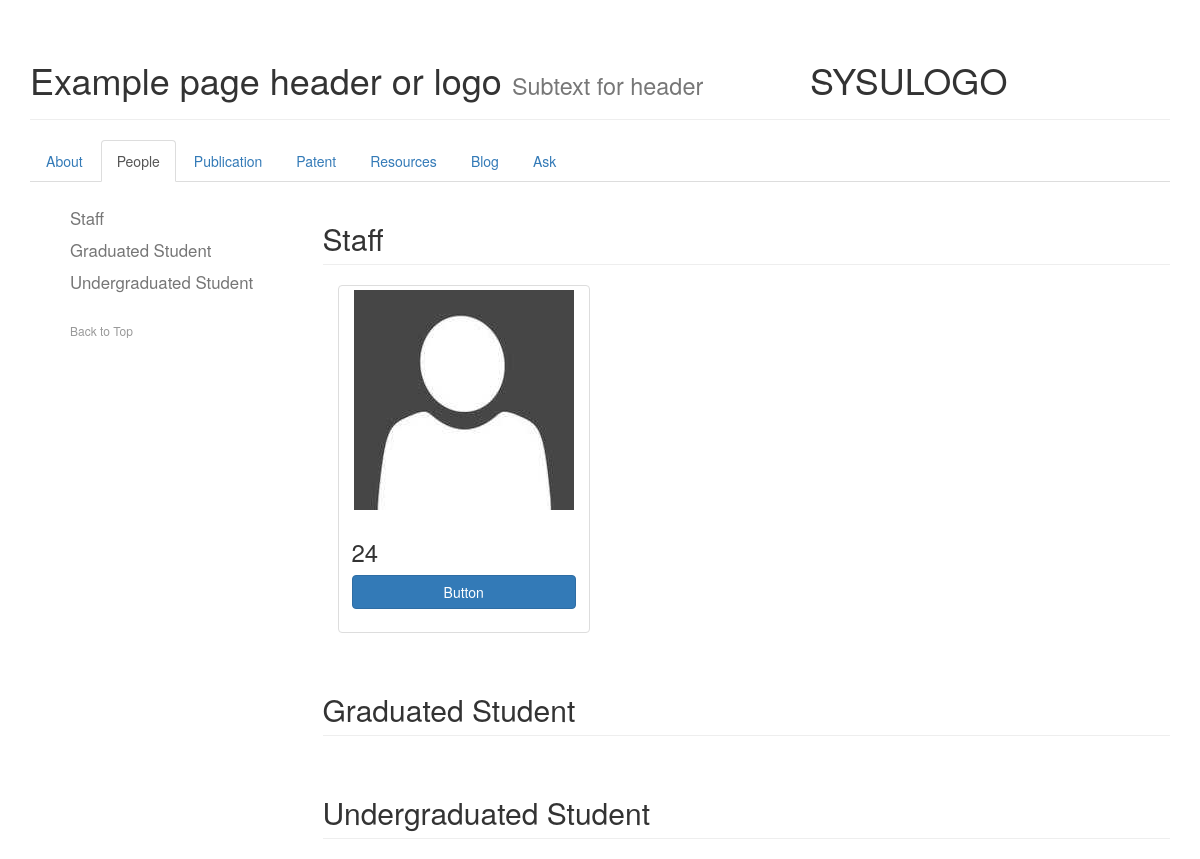
The page /people/ on the database as committed earlier.
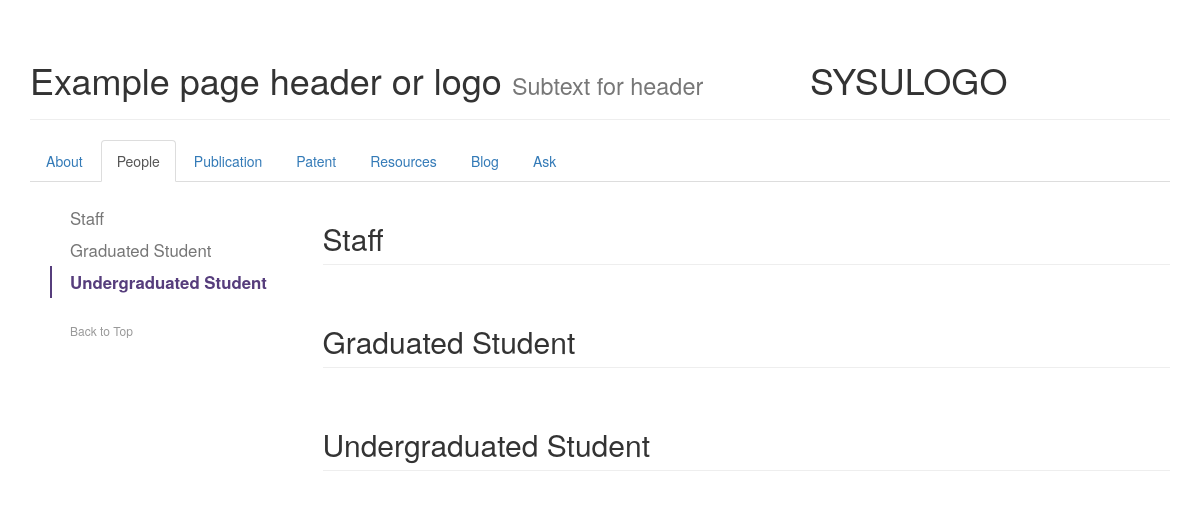
The same page on the database as committed later.
### IMS/models.py (models this page shows, shortened)
class staff(models.Model):
    name=models.CharField(max_length=10,primary_key=True)
    researchInterest=models.TextField(null=True)
    bio=models.TextField(null=True)
    publications=models.TextField(null=True)
    courses=models.TextField(null=True)
    img=models.ImageField(upload_to='Simg',default='Simg/no-img.jpg')

### IMS/views.py (the view)
# urls.py: url(r'^people/$', IMSview.peoplePage, name='people'),
def peoplePage(request):
    _staff=staff.objects.all()
    _Gstudent=Gstudent.objects.all()
    _Ustudent=Ustudent.objects.all()
    return render(request,'people.html',{'staff':_staff,'Gstudent':_Gstudent,'Ustudent':_Ustudent})

### templates/people.html (shortened to what this page needs)
{% extends "base.html" %}
{% block content %}
    <ul class="nav nav-tabs" role="tablist">
        <li role="presentation"><a href="/">About</a></li>
        <li role="presentation" class="active"><a href="/people/">People</a></li>
        <li role="presentation"><a href="/publication/" role="tab">Publication</a></li>
        <li role="presentation"><a href="#messages" role="tab">Patent</a></li>
        <li role="presentation"><a href="#settings">Resources</a></li>
        <li role="presentation"><a href="/blog/">Blog</a></li>
        <li role="presentation"><a href="#settings">Ask</a></li>
    </ul>
    <div class="row">
        <div class="col-md-3">
            <nav class="bs-docs-sidebar hidden-print hidden-xs hidden-sm">
                <ul class="nav bs-docs-sidenav">
                    <li>
                        <a href="#staff" style="font-size:120%">Staff</a>
                    </li>
                    <li>
                        <a href="#Gstudent" style="font-size:120%">Graduated Student</a>
                    </li>
                    <li>
                        <a href="#Ustudent" style="font-size:120%">Undergraduated Student</a>
                    </li>
                </ul>
                <a class="back-to-top" href="#top">
                    Back to Top
                </a>
            </nav>
        </div>
        <div class="col-md-9" role="main">
            <div class="container-fluid">
                <div class="section">
                    <div class="row">
                        <h2 id="staff" class="page-header">Staff</h2>
                        {% for item in staff %}
                            <div class="col-sm-6 col-md-4">
                                <div class="thumbnail">
                                    <img src="{{ item.img.url }}" style="width:220px; height:220px">
                                    <div class="caption">
                                        <h3>{{ item.name }}</h3>
                                        <p><a href="{% url "staffDetail" name=item.name %}" class="btn btn-primary center-block"
                                              role="button">Button</a>
                                        </p>
                                    </div>
                                </div>
                            </div>
                        {% endfor %}
                    </div>
                </div>
                <div class="section">
                    <div class="row">
                        <h2 id="Gstudent" class="page-header">Graduated Student</h2>
                    </div>
                </div>
                <div class="section">
                    <div class="row">
                        <h2 id="Ustudent" class="page-header">Undergraduated Student</h2>
                    </div>
                </div>
            </div>
        </div>
    </div>
{% endblock %}

Rows that differ between the two databases and show on the page:
removed staff: img (picture), name "24"
